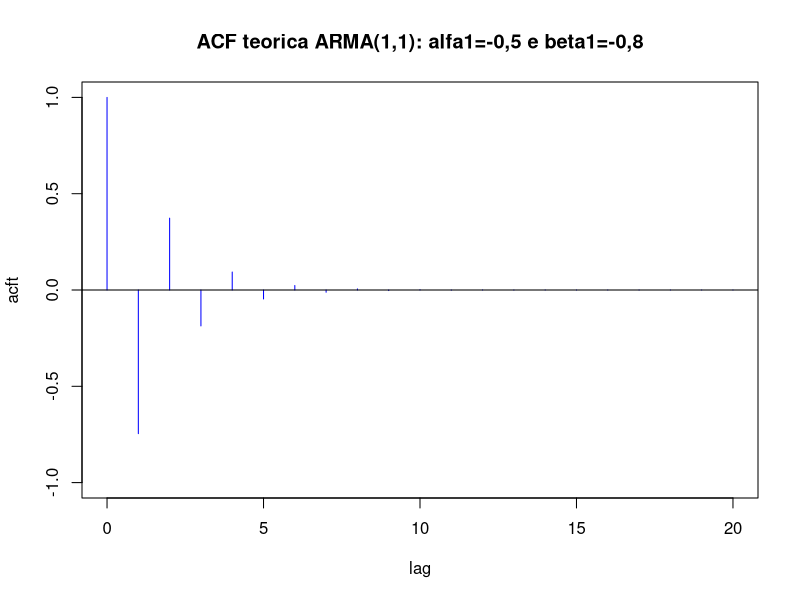
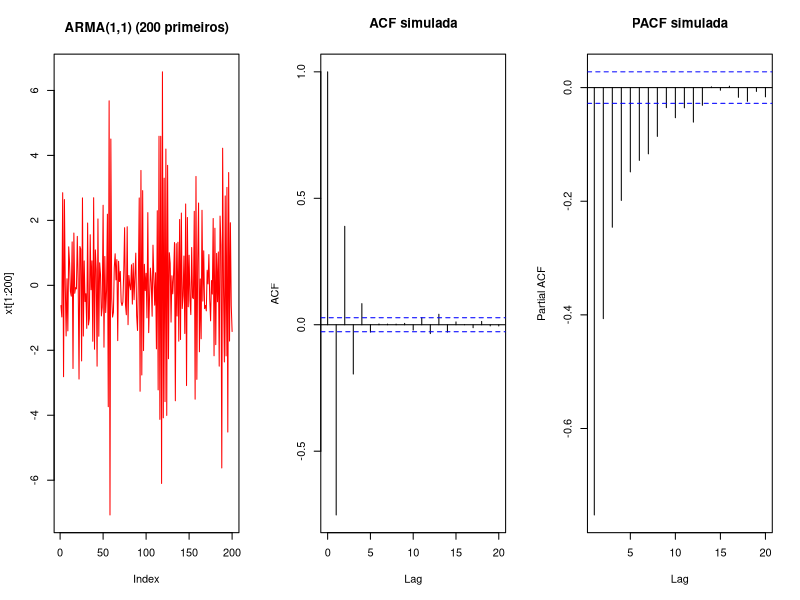

Source code (R) for these figures, in order:
# =====================================================================
# 3o TRABALHO PRATICO - HIDROLOGIA ESTOCASTICA (EHR806)
# QUESTAO 10 - Esbocar a ACF de  Xt = -0,5 Xt-1 + Zt - 0,8 Zt-1   (ARMA(1,1))
# Baseado em: Aulas-11/03-ARMA-ARIMA.pdf (tabela: ARMA(1,1) com alfa1 < 0 ->
#             ACF com decrescimento OSCILATORIO apos o lag 1)
#             Aulas-11/02-ARMA.R (serie gerada com for, acf, pacf, arima.sim)
#             Aulas/10/01-AR.R   (ACF teorica com for + plot type="h")
# ATENCAO: a formula numerica do rho(1) do ARMA(1,1) NAO esta nos slides
# (la so tem o comportamento). Ela e a formula classica de Box & Jenkins,
# e eu a confiro com a simulacao e com a funcao ARMAacf do R.
# =====================================================================
library(tseries)
graphics.off()
set.seed(13679821)       # semente do professor (Aulas/09/ProcEstocasticos.r)

alfa1 <- -0.5            # coeficiente do AR  (Xt-1)
beta1 <- -0.8            # coeficiente do MA  (Zt-1)

# --- 1) o modelo pode existir? (estacionario e inversivel) --------------
cat("Estacionario: |alfa1| < 1 ?", abs(alfa1) < 1, "\n")
cat("Inversivel:   |beta1| < 1 ?", abs(beta1) < 1, "\n")

# --- 2) ACF TEORICA (a resposta da questao) -----------------------------
# rho(1) = (1 + alfa1*beta1)(alfa1 + beta1) / (1 + 2*alfa1*beta1 + beta1^2)
# rho(k) = alfa1 * rho(k-1)    para k >= 2   (cada passo multiplica por alfa1)
rho1 <- (1 + alfa1*beta1)*(alfa1 + beta1)/(1 + 2*alfa1*beta1 + beta1^2)
acft <- numeric(21)      # lags 0 a 20
acft[1] <- 1             # rho(0) = 1
acft[2] <- rho1          # rho(1)
for (k in 2:20) {
  acft[k+1] <- alfa1*acft[k]
}
cat("rho(1) =", round(rho1, 4), "\n")
print(round(acft[1:6], 4))   # lags 0 a 5
lag <- 0:20
plot(lag, acft, type = "h", col = "blue", ylim = c(-1, 1),
     main = "ACF teorica ARMA(1,1): alfa1=-0,5 e beta1=-0,8")
abline(h = 0)

# --- 3) CONFERENCIA 1: simulando a serie (como no 02-ARMA.R) ------------
xt <- 0
zt <- 0
zt <- rnorm(1,0,1)
for (i in 2:5001) {
  zt[i] <- rnorm(1,0,1)
  xt[i] <- alfa1*xt[i-1] + zt[i] + beta1*zt[i-1]     # a formula do enunciado
}
xt <- xt[2:5001]
kpss.test(xt, null = "L")        # H0: estacionaria (p alto = ok)
par(mfrow = c(1, 3))
plot(xt[1:200], type = "l", col = "red", main = "ARMA(1,1) (200 primeiros)")
acf(xt, type = "correlation", lag.max = 20, main = "ACF simulada")
pacf(xt, lag.max = 20, main = "PACF simulada")
par(mfrow = c(1, 1))
a <- acf(xt, lag.max = 5, plot = FALSE)
cat("ACF simulada lags 1 a 5:", round(a$acf[2:6], 3), "\n")

# --- 4) CONFERENCIA 2: funcao do R (extra, nao e do professor) ----------
print(round(ARMAacf(ar = alfa1, ma = beta1, lag.max = 5), 4))

# FRASE TECNICA: o processo e um ARMA(1,1) estacionario (|alfa1|<1) e inversivel
# (|beta1|<1); sua ACF teorica tem rho(1) = -0,746 e, para k >= 2, rho(k) =
# alfa1*rho(k-1), isto e, decai exponencialmente alternando de sinal
# (decrescimento oscilatorio apos o lag 1, pois alfa1 < 0).
